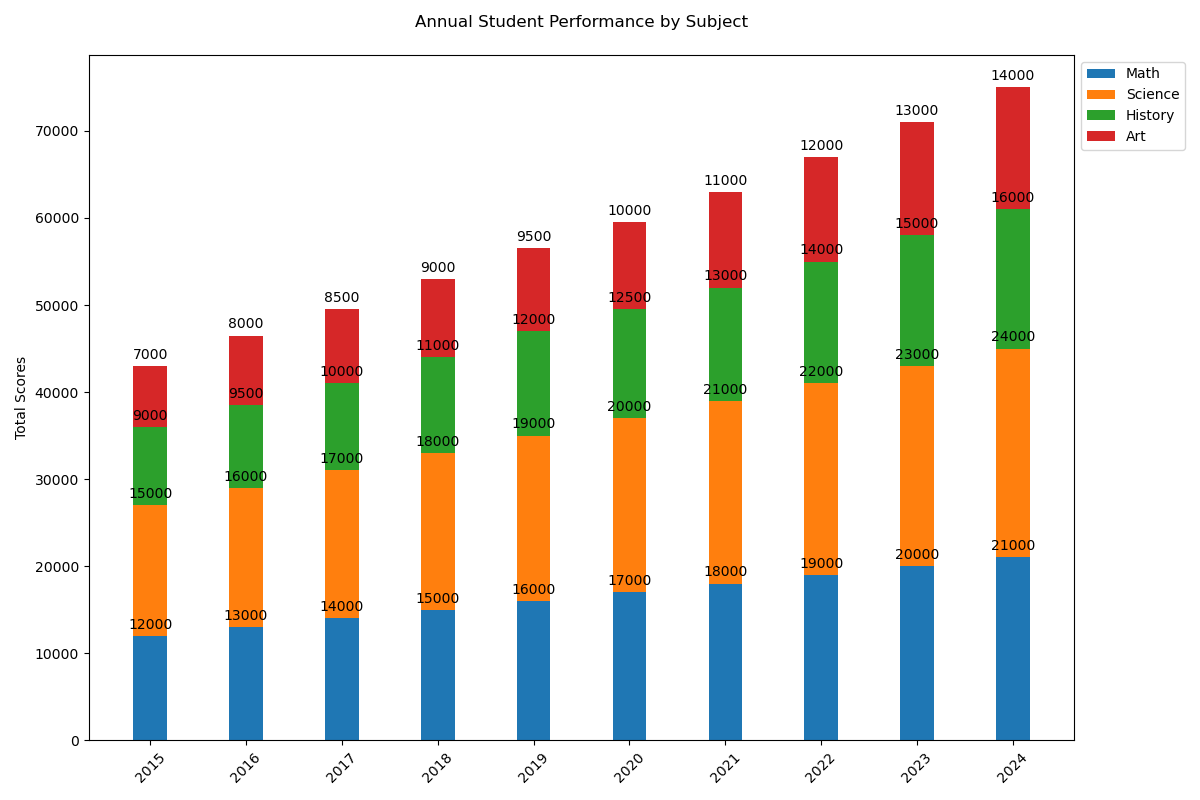

Reproduce this figure in Python.

import matplotlib.pyplot as plt

# Data
years = ['2015', '2016', '2017', '2018', '2019', '2020', '2021', '2022', '2023', '2024']
math_scores = [12000, 13000, 14000, 15000, 16000, 17000, 18000, 19000, 20000, 21000]
science_scores = [15000, 16000, 17000, 18000, 19000, 20000, 21000, 22000, 23000, 24000]
history_scores = [9000, 9500, 10000, 11000, 12000, 12500, 13000, 14000, 15000, 16000]
art_scores = [7000, 8000, 8500, 9000, 9500, 10000, 11000, 12000, 13000, 14000]

# Plot
fig, ax = plt.subplots(figsize=(12, 8))  # Change the figure size

bar_width = 0.35  # Change the bar width for a vertical bar chart

bar_math = ax.bar(years, math_scores, width=bar_width, color='#1f77b4', label='Math')
bar_science = ax.bar(years, science_scores, width=bar_width, bottom=math_scores, color='#ff7f0e', label='Science')
bar_history = ax.bar(years, history_scores, width=bar_width, bottom=[i+j for i,j in zip(math_scores, science_scores)], color='#2ca02c', label='History')
bar_art = ax.bar(years, art_scores, width=bar_width, bottom=[i+j+k for i,j,k in zip(math_scores, science_scores, history_scores)], color='#d62728', label='Art')

# Add some text for labels, title, and custom y-axis tick labels, etc.
ax.set_ylabel('Total Scores')
ax.set_title('Annual Student Performance by Subject', pad=20)
ax.set_xticks(years)
ax.set_xticklabels(years, rotation=45)
ax.legend(loc='upper left', bbox_to_anchor=(1,1))

# Add numerical labels
for bars in [bar_math, bar_science, bar_history, bar_art]:
    for bar in bars:
        height = bar.get_height()
        ax.annotate(f'{height}',
                    xy=(bar.get_x() + bar.get_width() / 2, bar.get_y() + height),
                    xytext=(0, 3),  # 3 points vertical offset
                    textcoords="offset points",
                    ha='center', va='bottom')

# Show the figure
plt.tight_layout()
plt.show()
